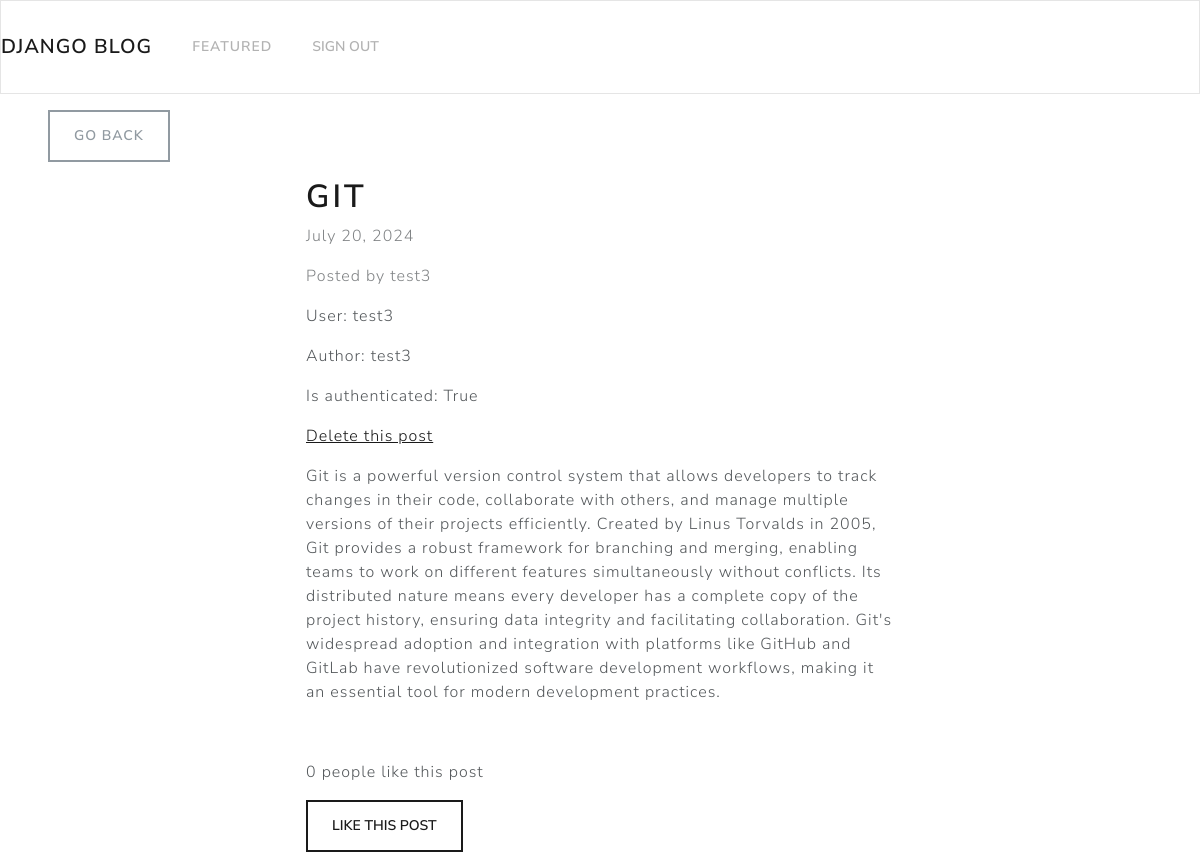
The app's page /3/ (signed in) with its own data.
### microblog/models.py (models this page shows)
class BlogPost(models.Model):
    title = models.CharField(max_length=255)
    content = HTMLField()
    date = models.DateField(auto_now_add=True)
    author = models.ForeignKey(User, on_delete=models.CASCADE)
    featured = models.BooleanField(default=False)
    likes = models.ManyToManyField(User, related_name='likes', blank=True)

### microblog/views.py (the view)
# urls.py: path('<int:pk>/', DetailPostView.as_view(), name='detail_post'),
class DetailPostView(DetailView):
    model = BlogPost
    template_name = 'microblog/post.html'
    def get_context_data(self, **kwargs):
        context = super(DetailPostView, self).get_context_data(**kwargs)
        context['liked_by_user'] = False
        micropost = self.get_object()
        if self.request.user.is_authenticated and micropost.likes.filter(pk=self.request.user.id).exists():
            context['liked_by_user'] = True
        context['object'] = micropost  # Ensure object is in context
        return context

### microblog/templates/microblog/post.html (shortened to what this page needs)
{% extends 'microblog/base.html' %}
{% block content %}
<div class="row">
  <div class="col-md-4 col-12 mx-md-5 mx-2  mt-md-3 my-3">
    <a class="btn btn-outline-secondary" href="{% url 'index' %}">Go Back</a>
  </div>
</div>
<div class="row">
  <div class="col-md-6 col-11 mx-md-auto mb-3 pb-2 mx-3">
    <h1>{{ object.title }}</h1>
    <p class="text-muted">{{ object.date }}</p>
    <p class="text-muted">Posted by  {{ object.author.username }}</p>
    <p>User: {{ request.user.username }}</p>
    <p>Author: {{ object.author.username }}</p>
    <p>Is authenticated: {{ request.user.is_authenticated }}</p>
    {% if request.user.username == object.author.username %}
    <div class="pb-3">
      <a href="{% url 'delete_post' object.pk %}">Delete this post</a>
    </div>
    {% endif %}
    <div>
      {{ object.content|safe  }}
    </div>
  </div>
</div>
<div class="row my-3">
  <div class="col-md-6 col-12 mx-md-auto mx-3">
     {% if object.likes.count == 1 %}
    <p>{{ object.likes.count }} person likes this post</p>
    {% else %}
    <p>{{ object.likes.count }} people like this post</p>
    {% endif %}
    {% if request.user.is_authenticated  %}
    {% if liked_by_user  %}
    <form method="POST" action="{% url 'like_post' object.id %}">
      {% csrf_token %}
      <button class="btn btn-outline-primary"><ion-icon name="heart-dislike"></ion-icon> Unlike this post</button>
    </form>
    {% else %}
    <form method="POST" action="{% url 'like_post' object.id %}">
      <button class="btn btn-outline-primary"> Like this post</button>
    </form>
    {% endif %}
    {% else %}
      <button class="btn btn-outline-primary" disabled><ion-icon name="log-in"></ion-icon>  Login to like this post</button>
    {% endif %}
  </div>
</div>
{% endblock content %}

### records on screen
BlogPost: title "GIT", date "July 20, 2024", author.username "test3", content "Git is a powerful version control system that allows developers to track changes in their code, collaborate with others, and manage multiple versions of their projects efficiently. Created by Linus Torvalds in 2005, Git provides a robust framework for branching and merging, enabling teams to work on different features simultaneously without conflicts. Its distributed nature means every developer has a complete copy of the project history, ensuring data integrity and facilitating collaboration. Git's widespread adoption and integration with platforms like GitHub and GitLab have revolutionized software development workflows, making it an essential tool for modern development practices.", likes.count "0"

### other values on screen
{{ request.user.username }} "test3"
{{ request.user.is_authenticated }} "True"
